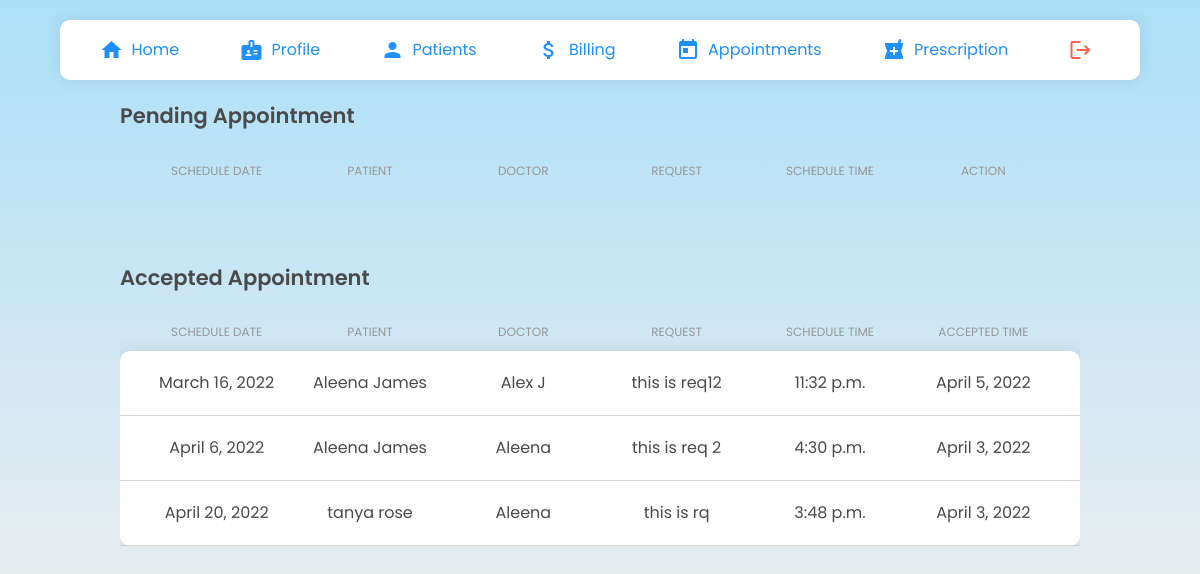
The page /doctors/manage-appt/ (signed in) on the database its author committed.
### clinic/models.py (models this page shows, shortened)
class Schedule(models.Model):
    STATUS = ( ('Confirmed','Confirmed'), ('Cancel','Cancel'), ('Reschedule','Reschedule'), ('Attended','Attended'), ('Pending','Pending'))
    scheduleDate = models.DateField()
    scheduleTime = models.TimeField(blank=True,null=True)
    accepted = models.BooleanField(default=False)
    accepted_date = models.DateField(auto_now_add=False, null=True, blank=True)
    request = models.TextField(blank=True)
    status = models.CharField(null=True, max_length=10, choices=STATUS,blank=True)
    patient =  models.ForeignKey('patients.Patient', null=True, on_delete= models.CASCADE)
    doctor = models.ForeignKey('doctors.Doctors', null=True, on_delete=models.CASCADE)
    date_created= models.DateTimeField(auto_now_add=True, null=True)
    class Meta:
        ordering = ["-date_created"]

### patients/models.py (models this page shows, shortened)
class Patient(models.Model):
    user = models.OneToOneField(User, on_delete= models.CASCADE, primary_key= True)
    pname=models.CharField(max_length=200, null=True)
    age=models.CharField(max_length=4, null=True)
    gender= models.CharField(max_length=6, null=True)
    email=models.CharField(max_length=200, null=True)
    address= models.CharField(max_length=500, null=True)
    phone= models.CharField(max_length=13, null=True)
    date_created= models.DateTimeField(auto_now_add=True, null=True)

### doctors/models.py (models this page shows, shortened)
class Doctors(models.Model):
    ROLE = (
			('Doctor', 'Doctor'),
			('Staff', 'Staff'),
			)
    user = models.OneToOneField(User, on_delete= models.CASCADE, primary_key= True)
    dname = models.CharField(max_length=200, null=True)
    phone = models.CharField(max_length=200, null=True)
    email = models.CharField(max_length=200, null=True)
    date_created = models.DateTimeField(auto_now_add=True, null=True)
    role = models.CharField(max_length=200, null=True,choices=ROLE)
    specialisation = models.CharField(max_length=200, null=True)
    address= models.CharField(max_length=200, null=True)

### doctors/views.py (the view, shortened to what this page needs)
# urls.py: path('manage-appt/', Manageapt.as_view() ,name="manage-appt"),
class Manageapt(LoginRequiredMixin,ListView):
    template_name = "doctors/mng.html"
    model = Schedule
    context_object_name= "apt"
    def get_context_data(self,*args, **kwargs):
        context= super().get_context_data(**kwargs)
        apt = Schedule.objects.all()
        context.update({
            "title":"Manage Appointment"
        })
        return context

### doctors/templates/doctors/mng.html (shortened to what this page needs)
{% extends 'doctors/navbar.html' %} {% load static %} {% block head %}
<link rel="stylesheet" type="text/css" href="{% static 'css/manage.css' %}" />
<link rel="stylesheet" type="text/css" href="{% static 'css/components.css' %}" />
{% endblock %} {% block content %}
<div class="manageMain">
  <div class="adcTableContainer">
    <h3>Pending Appointment</h3>
    <div class="adcTable">
      <div class="adcRow adcHead">
        <div class="adcCell">Schedule Date</div>
        <div class="adcCell">Patient</div>
        <div class="adcCell">Doctor</div>
        <div class="adcCell">Request</div>
        <div class="adcCell">Schedule Time</div>
        <div class="adcCell">Action</div>
      </div>
    </div>
    <br />
    <br />
    <br />
    <h3>Accepted Appointment</h3>
    <div class="adcTable">
      <div class="adcRow adcHead">
        <div class="adcCell">Schedule Date</div>
        <div class="adcCell">Patient</div>
        <div class="adcCell">Doctor</div>
        <div class="adcCell">Request</div>
        <div class="adcCell">Schedule Time</div>
        <div class="adcCell">Accepted Time</div>
      </div>
      <div class="adcRowBody">
        {% for i in apt %}
            {% if i.accepted == True %}
            <div class="adcRow">
                <div class="adcCell">{{i.scheduleDate}}</div>
                <div class="adcCell">{{i.patient.pname}}</div>
                <div class="adcCell">{{i.doctor.dname}}</div>
                <div class="adcCell">{{i.request}}</div>
                <div class="adcCell">{{i.scheduleTime}}</div>
                <div class="adcCell">{{i.accepted_date}}</div>
            </div>
            {% endif %}
        {% endfor %}
      </div>
    </div>
  </div>
</div>
    {% endblock %}

### static/css/style.css (style rules this page uses)
body { margin: 0; padding: 0; box-sizing: border-box; font-family: "Poppins"; text-decoration: none; list-style-type: none; }

### static/css/register.css (style rules this page uses)
* { margin: 0; padding: 0; box-sizing: border-box; font-family: "Poppins", sans-serif; }
body { height: 100vh; background-image: linear-gradient(to top, #fff1eb 0%, #ace0f9 100%); overflow: auto; width: 100%; margin-top: 0%; align-items: center; justify-content: center; }

### static/css/manage.css (style rules this page uses)
.manageMain { margin: 100px auto 20px auto; width: 80%; }
.manageMain h3 { font-size: 21px; font-weight: 600; margin-bottom: 10px; }

### static/css/components.css (style rules this page uses)
.adcTable { display: flex; flex-direction: column; margin-top: 20px; }
.adcTable .adcRow { display: flex; justify-content: space-evenly; align-items: flex-start; border-bottom: 1px solid rgba(180, 180, 180, 0.5); padding: 10px 20px; }
.adcTable .adcRow .adcCell { width: 100%; padding: 10px; display: flex; align-items: center; justify-content: center; }
.adcTableContainer { width: 100%; overflow-x: auto; overflow-y: hidden; }
.adcTable .adcHead { border-bottom: none; padding: 0 20px; }
.adcHead .adcCell { text-transform: uppercase; font-size: 12px; color: rgb(150, 150, 150); padding: 0; }
.adcRowBody { box-shadow: rgba(17, 17, 26, 0.1) 0px 0px 16px; border-radius: 10px; background-color: white; }

### rows shown on the page
Schedule: scheduleDate "March 16, 2022", patient.pname "Aleena James", doctor.dname "Alex J", request "this is req12", scheduleTime "11:32 p.m.", accepted_date "April 5, 2022"
Schedule: scheduleDate "April 6, 2022", patient.pname "Aleena James", doctor.dname "Aleena", request "this is req 2", scheduleTime "4:30 p.m.", accepted_date "April 3, 2022"
Schedule: scheduleDate "April 20, 2022", patient.pname "tanya rose", doctor.dname "Aleena", request "this is rq", scheduleTime "3:48 p.m.", accepted_date "April 3, 2022"
